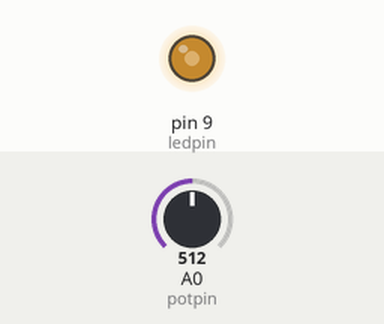
This sketch was run on a simulated Arduino Uno, built with avr-gcc and run on an emulated ATmega328P. On the bench: output pins drawn as LEDs (lit = HIGH). Inputs (shaded band) come from the test bench; at power-on: A0 (potpin) = 512.

Above: at 1.2 s.
1.3 s: A0 (potpin) set to 716
At 2.4 s:
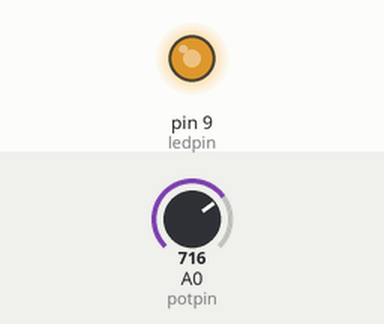
2.8 s: A0 (potpin) set to 900
At 3.5 s:
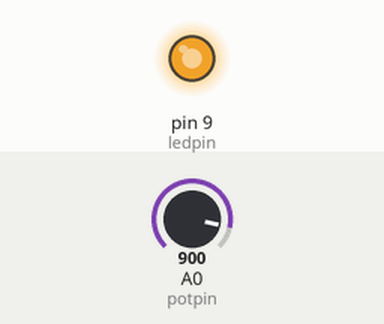
4.3 s: A0 (potpin) set to 122
At 4.7 s:
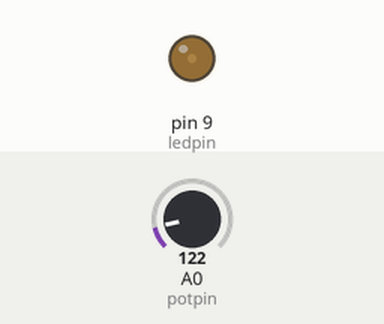
5.8 s: A0 (potpin) set to 0
At 7.0 s:
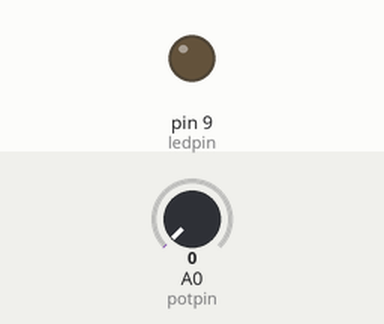
7.3 s: A0 (potpin) set to 511
At 8.1 s:
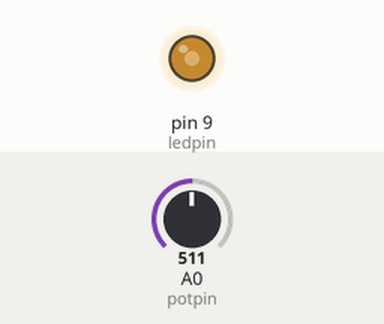
Timing chart, 0 to 9.8 s (numbered marks = the images above; inputs shaded):
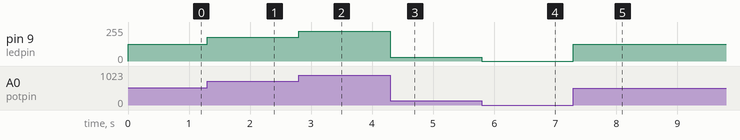

Measured:
- after the input at 1.3 s, pin 9 (ledpin): 127/255 → 178/255 at once
- after the input at 2.8 s, pin 9 (ledpin): 178/255 → 224/255 at once
- after the input at 4.3 s, pin 9 (ledpin): 224/255 → 30/255 at once
- after the input at 5.8 s, pin 9 (ledpin): 30/255 → 0/255 at once
- after the input at 7.3 s, pin 9 (ledpin): 0/255 → 127/255 at once

The sketch:

led_pot_control.ino
```cpp
int potpin = A0;
int ledpin = 9 ;
int potval;
int ledval;

void setup() {
  pinMode(ledpin,OUTPUT);
  pinMode(potpin,INPUT);
}

void loop() {
  potval = analogRead(potpin);            // reads the value of the potentiometer (value between 0 and 1023)
  ledval = map(potval, 0, 1023, 0, 255);     // scale it to use  (value between 0 and 255)
  analogWrite(ledpin,ledval);
}
```
